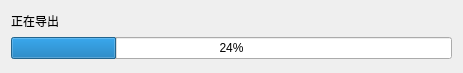
<?xml version="1.0" encoding="UTF-8"?>
<ui version="4.0">
 <class>dtuoutputClass</class>
 <widget class="QWidget" name="dtuoutputClass">
  <property name="geometry">
   <rect>
    <x>0</x>
    <y>0</y>
    <width>463</width>
    <height>73</height>
   </rect>
  </property>
  <property name="sizePolicy">
   <sizepolicy hsizetype="Fixed" vsizetype="Fixed">
    <horstretch>0</horstretch>
    <verstretch>0</verstretch>
   </sizepolicy>
  </property>
  <property name="windowTitle">
   <string>导出数据</string>
  </property>
  <layout class="QGridLayout" name="gridLayout">
   <item row="0" column="0">
    <widget class="QLabel" name="label">
     <property name="sizePolicy">
      <sizepolicy hsizetype="Fixed" vsizetype="Fixed">
       <horstretch>0</horstretch>
       <verstretch>0</verstretch>
      </sizepolicy>
     </property>
     <property name="text">
      <string>正在导出</string>
     </property>
    </widget>
   </item>
   <item row="1" column="0">
    <widget class="QProgressBar" name="progressBar">
     <property name="value">
      <number>24</number>
     </property>
    </widget>
   </item>
  </layout>
 </widget>
 <layoutdefault spacing="6" margin="11"/>
 <resources/>
 <connections/>
</ui>
